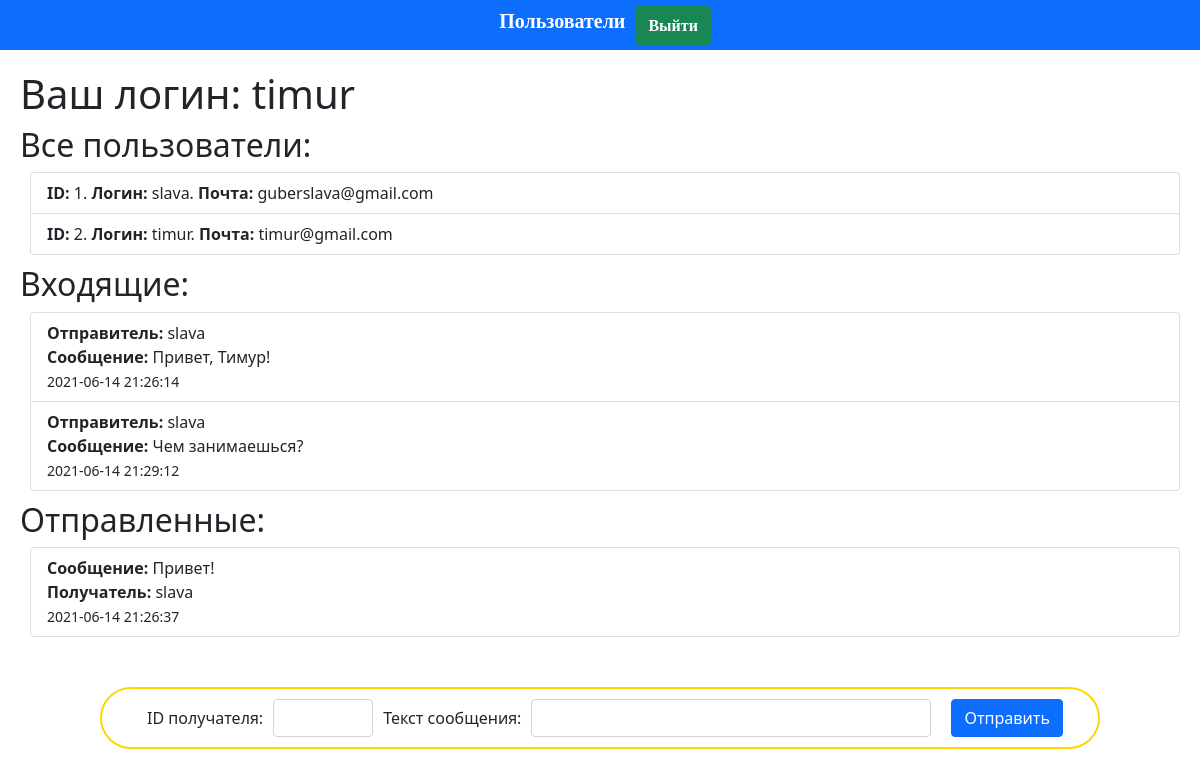
Screenshot of /chat/chat.php (signed in) with the database file from the repository.
### tables this page shows
CREATE TABLE `registered_users` (
  `id` int NOT NULL,
  `full_name` text NOT NULL,
  `email` varchar(350) NOT NULL,
  `login` varchar(200) NOT NULL,
  `password` varchar(100) NOT NULL
);

CREATE TABLE `messages` (
  `id` int NOT NULL,
  `login_send` varchar(200) NOT NULL,
  `login_get` varchar(200) NOT NULL,
  `id_user_send` int NOT NULL,
  `id_user_get` int NOT NULL,
  `text` text NOT NULL,
  `date_time` varchar(200) NOT NULL
);

### classes/connection.php (called while the page is built, shortened)
<?php
class Connection {
    public $host = 'localhost';
    public $database = 'crud';
    public $user = 'root';
    public $password = 'root';
    public $link;
    function connect() {
        $this->link = mysqli_connect($this->host, $this->user, $this->password, $this->database)
        or die("Ошибка " . mysqli_error($this->link));
    }
}
?>

### classes/classUsers.php (the view, shortened to what this page needs)
<?php
require_once "connection.php";
class Users extends Connection {
    public $link;
    function connect() {
        $this->link = mysqli_connect($this->host, $this->user, $this->password, $this->database)
        or die("Ошибка " . mysqli_error($this->link));
    }
    function printRegisteredUsers() {
        $query = "SELECT * FROM `registered_users`";
        $result = mysqli_query($this->link, $query);
        $row = mysqli_num_rows($result);
        $users = [];
        if($row > 0) {
            for($i = 0; $i < $row; $i++) {
                array_push($users, mysqli_fetch_assoc($result));
            }
            foreach ($users as $userKey => $user) {
                echo "<li class=\"list-group-item\">";
                echo "<strong>ID:</strong> $user[id]. <strong>Логин:</strong> $user[login]. <strong>Почта:</strong> $user[email]";
                echo "</li>";
            }
        } else {
            echo "Пользователей нет";
        }
    }
}
?>

### chat/incomingMessages.php (shortened to what this page needs)
<?php
require_once "../classes/connection.php";
function incomingMessages() {
    $connect = new Connection();
    $connect->connect();
    $id = $_SESSION['id'];
    $query = "SELECT `login_send`, `id_user_send`, `text`, `date_time` FROM `messages` WHERE '$id' = `id_user_get`";
    $result = mysqli_query($connect->link, $query) or die("Ошибка" . mysqli_error($connect->link));
    $rows = mysqli_num_rows($result);
    $messages = [];
    if($rows > 0) {
        for($i = 0; $i < $rows; $i++) {
            $messages[$i] = mysqli_fetch_assoc($result);
        }
        foreach ($messages as $messageKey => $message) {
            echo "<li class=\"list-group-item\">";
            echo "<strong>Отправитель: </strong>$message[login_send]" . "</br>";
            echo "<strong>Сообщение: </strong> $message[text]" . "</br>";
            echo "<small>$message[date_time]</small>";
            echo "</li>";
        }
    } else {
        echo "У Вас нет входящих сообщений";
    }
}

### chat/sendMessages.php (shortened to what this page needs)
<?php
require_once "../classes/connection.php";
function sendMessages() {
    $connect = new Connection();
    $connect->connect();
    $id = $_SESSION['id'];
    $query = "SELECT `login_send`, `login_get`, `text`, `date_time` FROM `messages` WHERE `id_user_send` = '$id'";
    $result = mysqli_query($connect->link, $query) or die("Ошибка" . mysqli_error($connect->link));
    $rows = mysqli_num_rows($result);
    $messages = [];
    if($rows > 0) {
        for($i = 0; $i < $rows; $i++) {
            $messages[$i] = mysqli_fetch_assoc($result);
        }
        foreach ($messages as $messagesKey => $message) {
            echo "<li class=\"list-group-item\">";
            echo "<strong>Сообщение: </strong> $message[text]" . "<br>";
            echo "<strong>Получатель: </strong> $message[login_get]" . "<br>";
            echo "<small>$message[date_time]</small>";
            echo "</li>";
        }
    } else {
        echo "У Вас нет отправленных сообщений";
    }
}

### css/style.css (style rules this page uses)
body { margin: 0; padding: 0; }
ul li { margin-left: 10px; }

### rows the page displays
registered_users: id "1", login "slava", email "guberslava@gmail.com"
registered_users: id "2", login "timur", email "timur@gmail.com"
messages: login_send "slava", text "Привет, Тимур!", date_time "2021-06-14 21:26:14"
messages: login_send "slava", text "Чем занимаешься?", date_time "2021-06-14 21:29:12"
messages: text "Привет!", login_get "slava", date_time "2021-06-14 21:26:37"

### other values shown
$_SESSION['user'] "timur"
